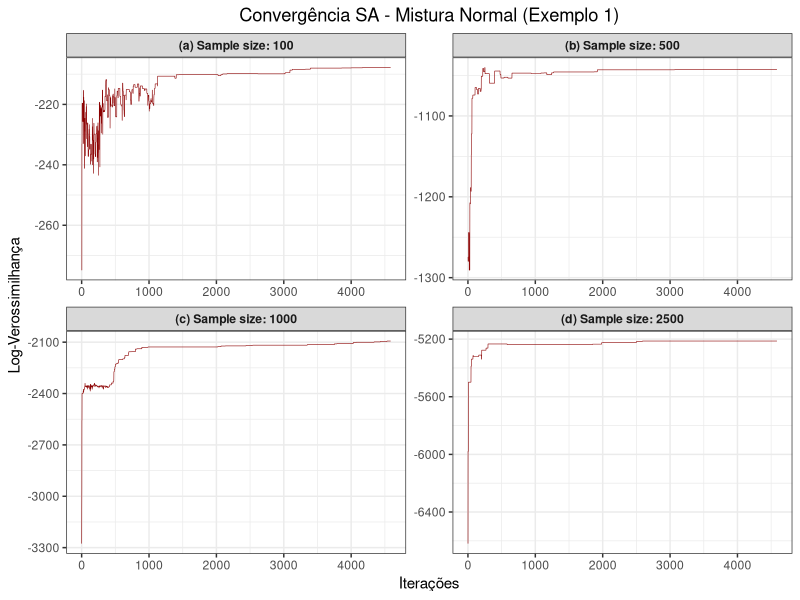
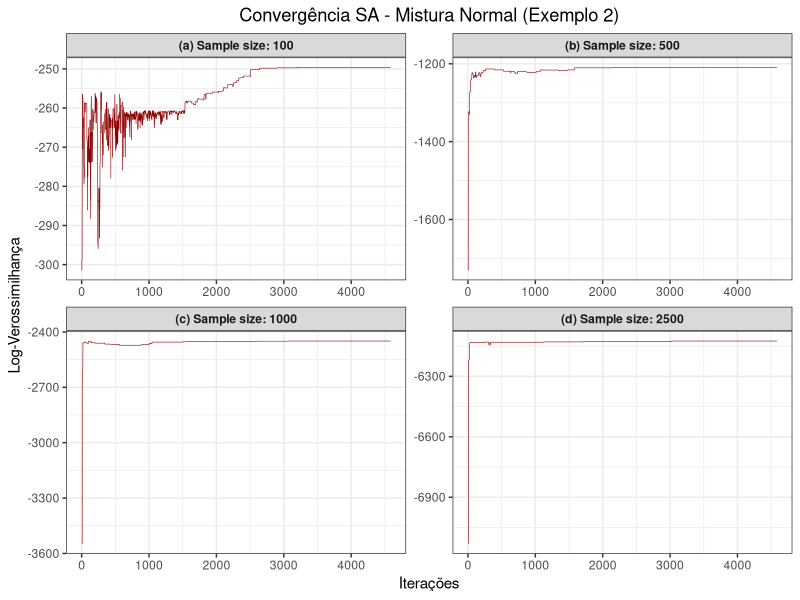

Reproduce these figures in R, in order.
# =======================================================
# Simulated Annealing para Mistura de Duas Normais
# Estrutura padronizada (igual à Weibull 3P)
# =======================================================

set.seed(20252)

# --- 1. CONFIGURAÇÃO E BIBLIOTECAS ---

library(ggplot2)
library(dplyr)
library(tidyr)
library(gridExtra)
library(xtable)

if (!dir.exists("figuras")) dir.create("figuras")

# --- 2. FUNÇÕES BASE (GMM e SA) ---

# Função para gerar dados da mistura
rmixed_norm <- function(n, mu, sigma2, p) {
  sigma1 <- sqrt(sigma2[1])
  sigma2 <- sqrt(sigma2[2])
  s <- rbinom(n, 1, p)
  x <- s * rnorm(n, mu[1], sigma1) + (1 - s) * rnorm(n, mu[2], sigma2)
  return(x)
}

# Log-verossimilhança (negativa, pois SA minimiza)
loglik_gmm <- function(x, params) {
  delta <- params[1]
  mu1 <- params[2]
  mu2 <- params[3]
  sigma2_1 <- params[4]
  sigma2_2 <- params[5]
  
  if (delta < 0 || delta > 1 || sigma2_1 <= 0 || sigma2_2 <= 0)
    return(1e+100)
  
  f1 <- dnorm(x, mean = mu1, sd = sqrt(sigma2_1))
  f2 <- dnorm(x, mean = mu2, sd = sqrt(sigma2_2))
  L <- sum(log(delta * f1 + (1 - delta) * f2))
  
  return(-L) # minimiza
}

# Função de vizinhança (perturbação controlada)
perturbar <- function(params, step_size = 0.5) {
  params_new <- params + rnorm(length(params), 0, step_size)
  params_new[1] <- max(0.001, min(0.999, params_new[1]))
  params_new[4] <- max(0.01, params_new[4])
  params_new[5] <- max(0.01, params_new[5])
  return(params_new)
}

# Simulated Annealing para GMM
sa_gmm <- function(x, T0 = 10, Tf = 0.001, alpha = 0.99, step_init = 0.5, L = 5) {
  mu_mean <- mean(x)
  mu_sd <- sd(x)
  
  theta <- c(
    runif(1, 0.2, 0.8),
    rnorm(1, mu_mean - 0.5 * mu_sd, 0.5),
    rnorm(1, mu_mean + 0.5 * mu_sd, 0.5),
    runif(1, 0.5, 2),
    runif(1, 0.5, 2)
  )
  
  E_current <- loglik_gmm(x, theta)
  E_best <- E_current
  theta_best <- theta
  T <- T0
  step_size <- step_init
  
  history <- data.frame(eval = 1, energy = E_current)
  eval_count <- 1
  
  while (T > Tf) {
    for (i in 1:L) {
      theta_new <- perturbar(theta, step_size)
      E_new <- loglik_gmm(x, theta_new)
      delta_E <- E_new - E_current
      
      if (delta_E <= 0 || runif(1) < exp(-delta_E / T)) {
        theta <- theta_new
        E_current <- E_new
      }
      
      if (E_current < E_best) {
        E_best <- E_current
        theta_best <- theta
      }
      
      eval_count <- eval_count + 1
      history <- rbind(history, data.frame(eval = eval_count, energy = E_current))
    }
    
    T <- alpha * T
    step_size <- step_size * 0.999
  }
  
  return(list(best_params = theta_best, best_energy = E_best, history = history))
}

# --- 3. FUNÇÃO DE EXECUÇÃO (E GERAÇÃO DE GRÁFICOS/TABELAS) ---

run_and_save_example_gmm <- function(example_num, real_params) {
  sample_sizes <- c(100, 500, 1000, 2500)
  results_table <- data.frame()
  plot_data <- list()
  
  for (N in sample_sizes) {
    x <- rmixed_norm(N, real_params$mu, real_params$sigma2, real_params$p)
    ll_real <- -loglik_gmm(x, c(real_params$p, real_params$mu, real_params$sigma2))
    
    start_time <- Sys.time()
    sa_result <- sa_gmm(x)
    end_time <- Sys.time()
    
    runtime <- as.numeric(difftime(end_time, start_time, units = "secs"))
    best_p <- sa_result$best_params
    best_ll <- -sa_result$best_energy
    
    new_row <- data.frame(
      N = N,
      p_est = best_p[1],
      mu1_est = best_p[2],
      mu2_est = best_p[3],
      sigma1_est = best_p[4],
      sigma2_est = best_p[5],
      LL_real = ll_real,
      LL_est = best_ll,
      Time_s = runtime
    )
    results_table <- rbind(results_table, new_row)
    
    plot_data[[as.character(N)]] <- sa_result$history %>%
      mutate(N_sample = N)
  }
  
  # --- GRÁFICO DE CONVERGÊNCIA ---
  full_hist <- do.call(rbind, plot_data)
  panel_map <- data.frame(N_sample = c(100, 500, 1000, 2500),
                          panel = c("(a)", "(b)", "(c)", "(d)"))
  
  plot_df <- left_join(full_hist, panel_map, by = "N_sample") %>%
    mutate(facet_label = paste(panel, "Sample size:", N_sample))
  
  plot_convergence <- ggplot(plot_df, aes(x = eval, y = -energy)) +
    geom_line(color = "darkred", size = 0.2) +
    facet_wrap(~facet_label, scales = "free", ncol = 2) +
    labs(
      title = paste0("Convergência SA - Mistura Normal (Exemplo ", example_num, ")"),
      x = "Iterações",
      y = "Log-Verossimilhança"
    ) +
    theme_bw() +
    theme(plot.title = element_text(hjust = 0.5), strip.text = element_text(face = "bold"))
  
  filename_png <- paste0("figuras/sa_gmm_convergencia_exemplo", example_num, ".png")
  ggsave(filename_png, plot_convergence, width = 10, height = 8, dpi = 300)
  print(paste("Gráfico salvo em:", filename_png))
  
  # --- TABELA LaTeX ---
  latex_df <- results_table %>%
    mutate(
      Est_Parametros = sprintf("(%.3f, %.3f, %.3f, %.3f, %.3f)", p_est, mu1_est, mu2_est, sigma1_est, sigma2_est),
      LL_real = sprintf("%.3f", LL_real),
      LL_est = sprintf("%.3f", LL_est),
      Tempo = sprintf("%.3f", Time_s)
    ) %>%
    dplyr::select(N, Est_Parametros, LL_real, LL_est, Tempo) %>%
    t() %>% as.data.frame()
  
  colnames(latex_df) <- latex_df[1, ]
  latex_df <- latex_df[-1, ]
  
  latex_df <- data.frame(
    "Medida" = c(
      "Parâmetros Estimados (p, μ₁, μ₂, σ₁², σ₂²)",
      "Log-verossimilhança real",
      "Log-verossimilhança estimada",
      "Tempo (s)"
    ),
    latex_df
  )
  
  caption_text <- paste0(
    "Resultados SA - Mistura Normal (Exemplo ", example_num, ") ",
    "com parâmetros reais: p=", real_params$p,
    ", μ=(", paste(real_params$mu, collapse=", "),
    "), σ²=(", paste(real_params$sigma2, collapse=", "), ")"
  )
  
  latex_code <- print(
    xtable(
      latex_df,
      caption = caption_text,
      align = c("l", "l", rep("r", length(sample_sizes))),
      label = paste0("tab:sa_gmm_results_ex", example_num)
    ),
    type = "latex",
    include.rownames = FALSE
  )
  
  filename_tex <- paste0("figuras/sa_gmm_results_exemplo", example_num, ".tex")
  writeLines(latex_code, filename_tex)
  print(paste("Tabela LaTeX salva em:", filename_tex))
  
  return(list(png_file = filename_png, tex_file = filename_tex))
}

# --- 4. EXECUÇÃO DOS EXEMPLOS ---

ex1 <- list(p = 0.7, mu = c(0, 5), sigma2 = c(1, 2))
print("Executando Exemplo 1 (Mistura Normal)")
res1 <- run_and_save_example_gmm(1, ex1)

ex2 <- list(p = 0.5, mu = c(1, 6), sigma2 = c(2, 4))
print("Executando Exemplo 2 (Mistura Normal)")
res2 <- run_and_save_example_gmm(2, ex2)

print("Processamento concluído. Verifique a pasta 'figuras/' para os resultados.")
